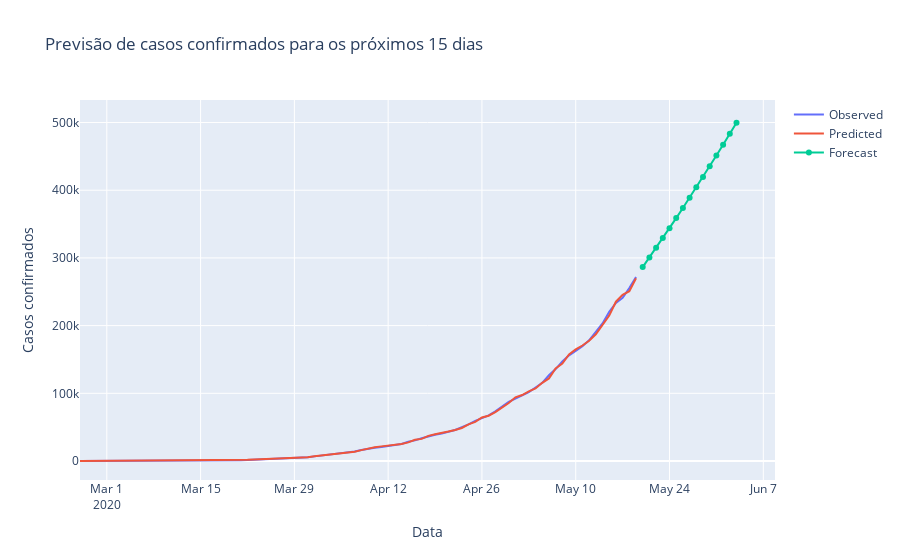

The code cell stored with this chart in its notebook:
### Code cell
fig = go.Figure(go.Scatter(
    x=confirmados.index, y=confirmados, name='Observed'
))

fig.add_trace(go.Scatter(x=confirmados.index, y = modelo.predict_in_sample(), name='Predicted'))

fig.add_trace(go.Scatter(x=pd.date_range('2020-05-20', '2020-06-05'), y=modelo.predict(15), name='Forecast'))

fig.update_layout(title='Previsão de casos confirmados para os próximos 15 dias',
                 yaxis_title='Casos confirmados', xaxis_title='Data')
fig.show()
